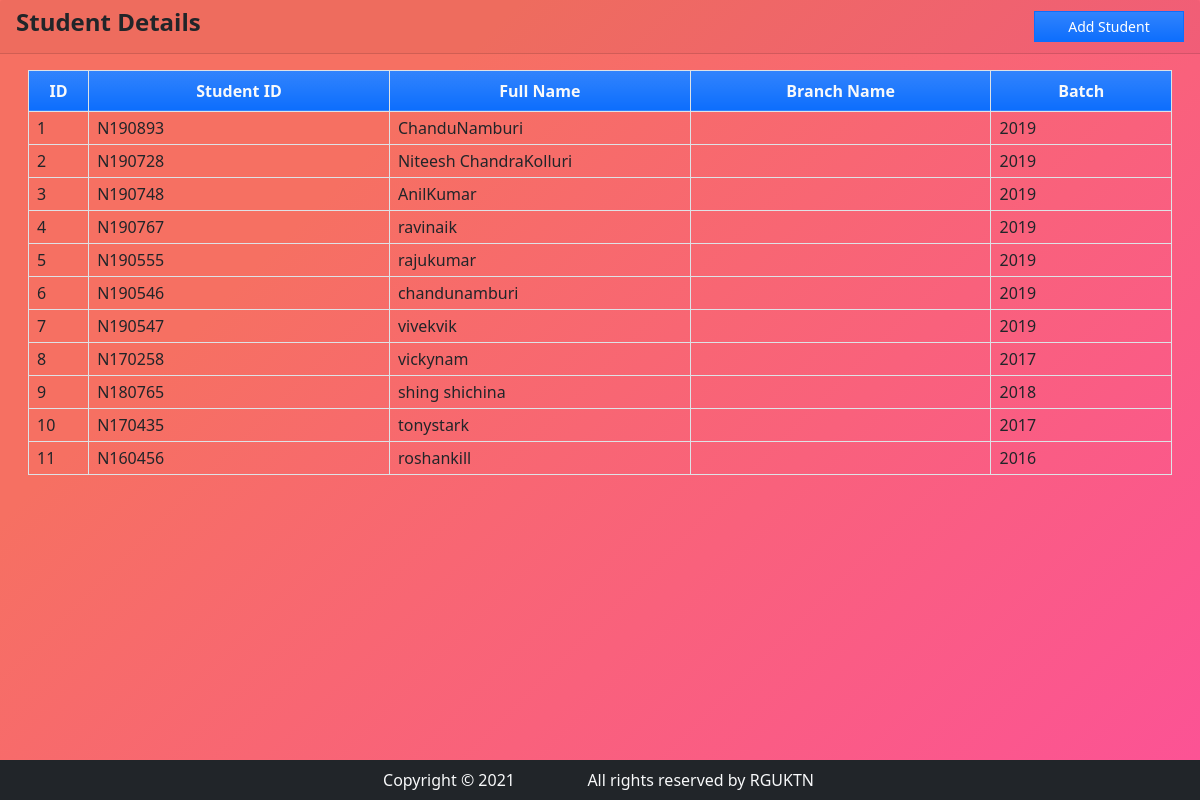
Page /student on the committed database.
### app/models.py (models this page shows, shortened)
class student(models.Model):
    student_id=models.CharField(max_length=250,blank=True,null=True)
    first_name=models.CharField(max_length=250,blank=True,null=True)
    last_name=models.CharField(max_length=250,blank=True,null=True)
    gender=models.CharField(max_length=100,choices=[('Male','Male'),('Female','Female')],blank=True,null=True)
    date_of_birth=models.DateField(blank=True,null=True)
    contact=models.CharField(max_length=250,blank=True,null=True)
    batch=models.CharField(max_length=250,blank=True,null=True)

### app/views.py (the view)
# urls.py: path('student',views.student_data,name='student'),
def student_data(request):
    access['title']="Student Details"
    students=student.objects.all()
    access['students']=students
    return render(request,'student.html',access)

### templates/student.html (shortened to what this page needs)
<!doctype html>
<html lang="en">
  <head>
    <link href="https://cdn.jsdelivr.net/npm/bootstrap@5.0.2/dist/css/bootstrap.min.css" rel="stylesheet">
    <link rel="stylesheet" href="https://cdn.jsdelivr.net/npm/bootstrap-icons@1.8.1/font/bootstrap-icons.css">
  </head>
  <body class="d-flex flex-column min-vh-100">
  <div class="card-header">
      <div class="d-flex w-100 align-items-center justify-content-between">
          <h4 class="card-title fw-bold">Student Details</h4>
          <div class="tools">
              <button type="button" class="btn btn-primary rounded-0 bg-gradient btn-sm" id='add_new'> Add Student</button>
          </div>
      </div>
  </div>
  <div class="card-body">
      <div class="container-fluid">
          <table class="table table-bordered" id="student-list">
              <colgroup>
                  <col width="5%">
                  <col width="25%">
                  <col width="25%">
                  <col width="25%">
                  <col width="15%">
              </colgroup>
              <thead>
                  <tr class="bg-gradient bg-primary bg-opacity-50 text-light">
                      <th class="px-2 py-2 text-center">ID</th>
                      <th class="px-2 py-2 text-center">Student ID</th>
                      <th class="px-2 py-2 text-center">Full Name</th>
                      <th class="px-2 py-2 text-center">Branch Name</th>
                      <th class="px-2 py-2 text-center">Batch</th>
                  </tr>
              </thead>
              <tbody>
                  {% for student in students %}
                  <tr>
                      <td class="px-2 py-1 align-middle">{{ student.id }}</td>
                      <td class="px-2 py-1 align-middle">{{ student.student_id }}</td>
                      <td class="px-2 py-1 align-middle">{{ student.first_name }}{{ student.last_name }}</td>
                      <td class="px-2 py-1 align-middle">{{ student.branch.branch_name }}</td>
                      <td class="px-2 py-1 align-middle">{{ student.batch }}</td>
                  </tr>
                  {% endfor %}
              </tbody>
          </table>
      </div>
  </div>
    <footer class="mt-auto">
        <div class="container-fluider bg-dark text-light   " >
        <div class="row  text-center justify-content-center">
            <div class="row  justify-content-center p-2">
                <div class="col-10 col-md-2">Copyright &copy 2021</div>
                <div class="col-10 col-md-3"> All rights reserved by RGUKTN</div>
            </div>
        </div>
        </div>
    </footer>
  </body>
</html>

### templates/student.html (style rules this page uses)
body { background-image: linear-gradient(315deg, #fc5296 0%, #f67062 74%); }
.btn { border-radius: 17px; width:150px; }

### rows in the picture
student: id "1", student_id "N190893", first_name "Chandu", last_name "Namburi", batch "2019"
student: id "2", student_id "N190728", first_name "Niteesh Chandra", last_name "Kolluri", batch "2019"
student: id "3", student_id "N190748", first_name "Anil", last_name "Kumar", batch "2019"
student: id "4", student_id "N190767", first_name "ravi", last_name "naik", batch "2019"
student: id "5", student_id "N190555", first_name "raju", last_name "kumar", batch "2019"
student: id "6", student_id "N190546", first_name "chandu", last_name "namburi", batch "2019"
student: id "7", student_id "N190547", first_name "vivek", last_name "vik", batch "2019"
student: id "8", student_id "N170258", first_name "vicky", last_name "nam", batch "2017"
student: id "9", student_id "N180765", first_name "shing shi", last_name "china", batch "2018"
student: id "10", student_id "N170435", first_name "tony", last_name "stark", batch "2017"
student: id "11", student_id "N160456", first_name "roshan", last_name "kill", batch "2016"
